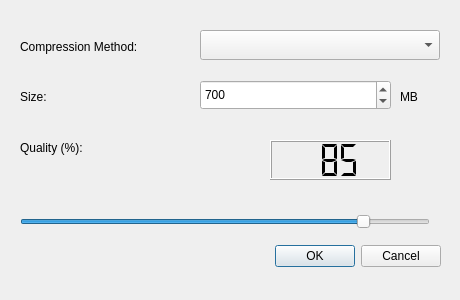
<?xml version="1.0" encoding="UTF-8"?>
<ui version="4.0">
 <class>Dialog</class>
 <widget class="QDialog" name="Dialog">
  <property name="geometry">
   <rect>
    <x>0</x>
    <y>0</y>
    <width>460</width>
    <height>300</height>
   </rect>
  </property>
  <property name="maximumSize">
   <size>
    <width>460</width>
    <height>300</height>
   </size>
  </property>
  <property name="windowTitle">
   <string>Compression Methods</string>
  </property>
  <property name="windowIcon">
   <iconset>
    <normaloff>../../../xdg/openshot.png</normaloff>../../../xdg/openshot.png</iconset>
  </property>
  <property name="locale">
   <locale language="English" country="UnitedKingdom"/>
  </property>
  <widget class="QDialogButtonBox" name="buttonBox">
   <property name="geometry">
    <rect>
     <x>20</x>
     <y>240</y>
     <width>421</width>
     <height>32</height>
    </rect>
   </property>
   <property name="orientation">
    <enum>Qt::Horizontal</enum>
   </property>
   <property name="standardButtons">
    <set>QDialogButtonBox::Cancel|QDialogButtonBox::Ok</set>
   </property>
  </widget>
  <widget class="QLabel" name="label">
   <property name="geometry">
    <rect>
     <x>20</x>
     <y>40</y>
     <width>150</width>
     <height>15</height>
    </rect>
   </property>
   <property name="text">
    <string>&lt;html&gt;&lt;head/&gt;&lt;body&gt;&lt;p&gt;Compression Method:&lt;/p&gt;&lt;/body&gt;&lt;/html&gt;</string>
   </property>
  </widget>
  <widget class="QComboBox" name="cbosize">
   <property name="geometry">
    <rect>
     <x>200</x>
     <y>30</y>
     <width>240</width>
     <height>30</height>
    </rect>
   </property>
  </widget>
  <widget class="QLabel" name="label_2">
   <property name="geometry">
    <rect>
     <x>20</x>
     <y>90</y>
     <width>130</width>
     <height>15</height>
    </rect>
   </property>
   <property name="locale">
    <locale language="English" country="UnitedStates"/>
   </property>
   <property name="text">
    <string>&lt;html&gt;&lt;head/&gt;&lt;body&gt;&lt;p&gt;Size:&lt;/p&gt;&lt;/body&gt;&lt;/html&gt;</string>
   </property>
  </widget>
  <widget class="QSpinBox" name="spnsize">
   <property name="geometry">
    <rect>
     <x>200</x>
     <y>80</y>
     <width>191</width>
     <height>30</height>
    </rect>
   </property>
   <property name="maximum">
    <number>10000</number>
   </property>
   <property name="singleStep">
    <number>10</number>
   </property>
   <property name="value">
    <number>700</number>
   </property>
  </widget>
  <widget class="QLabel" name="label_3">
   <property name="geometry">
    <rect>
     <x>400</x>
     <y>90</y>
     <width>40</width>
     <height>15</height>
    </rect>
   </property>
   <property name="text">
    <string>&lt;html&gt;&lt;head/&gt;&lt;body&gt;&lt;p&gt;MB&lt;/p&gt;&lt;/body&gt;&lt;/html&gt;</string>
   </property>
  </widget>
  <widget class="QLabel" name="label_4">
   <property name="geometry">
    <rect>
     <x>20</x>
     <y>140</y>
     <width>150</width>
     <height>16</height>
    </rect>
   </property>
   <property name="text">
    <string>&lt;html&gt;&lt;head/&gt;&lt;body&gt;&lt;p&gt;Quality (%):&lt;/p&gt;&lt;/body&gt;&lt;/html&gt;</string>
   </property>
  </widget>
  <widget class="QSlider" name="qualityslider">
   <property name="geometry">
    <rect>
     <x>20</x>
     <y>210</y>
     <width>410</width>
     <height>24</height>
    </rect>
   </property>
   <property name="maximum">
    <number>100</number>
   </property>
   <property name="sliderPosition">
    <number>85</number>
   </property>
   <property name="orientation">
    <enum>Qt::Horizontal</enum>
   </property>
  </widget>
  <widget class="QLCDNumber" name="lcdquality">
   <property name="geometry">
    <rect>
     <x>270</x>
     <y>140</y>
     <width>121</width>
     <height>40</height>
    </rect>
   </property>
   <property name="digitCount">
    <number>3</number>
   </property>
   <property name="segmentStyle">
    <enum>QLCDNumber::Flat</enum>
   </property>
   <property name="value" stdset="0">
    <double>85.000000000000000</double>
   </property>
  </widget>
 </widget>
 <resources/>
 <connections>
  <connection>
   <sender>buttonBox</sender>
   <signal>accepted()</signal>
   <receiver>Dialog</receiver>
   <slot>accept()</slot>
   <hints>
    <hint type="sourcelabel">
     <x>248</x>
     <y>254</y>
    </hint>
    <hint type="destinationlabel">
     <x>157</x>
     <y>274</y>
    </hint>
   </hints>
  </connection>
  <connection>
   <sender>buttonBox</sender>
   <signal>rejected()</signal>
   <receiver>Dialog</receiver>
   <slot>reject()</slot>
   <hints>
    <hint type="sourcelabel">
     <x>316</x>
     <y>260</y>
    </hint>
    <hint type="destinationlabel">
     <x>286</x>
     <y>274</y>
    </hint>
   </hints>
  </connection>
  <connection>
   <sender>qualityslider</sender>
   <signal>valueChanged(int)</signal>
   <receiver>lcdquality</receiver>
   <slot>display(int)</slot>
   <hints>
    <hint type="sourcelabel">
     <x>392</x>
     <y>220</y>
    </hint>
    <hint type="destinationlabel">
     <x>369</x>
     <y>158</y>
    </hint>
   </hints>
  </connection>
 </connections>
</ui>
